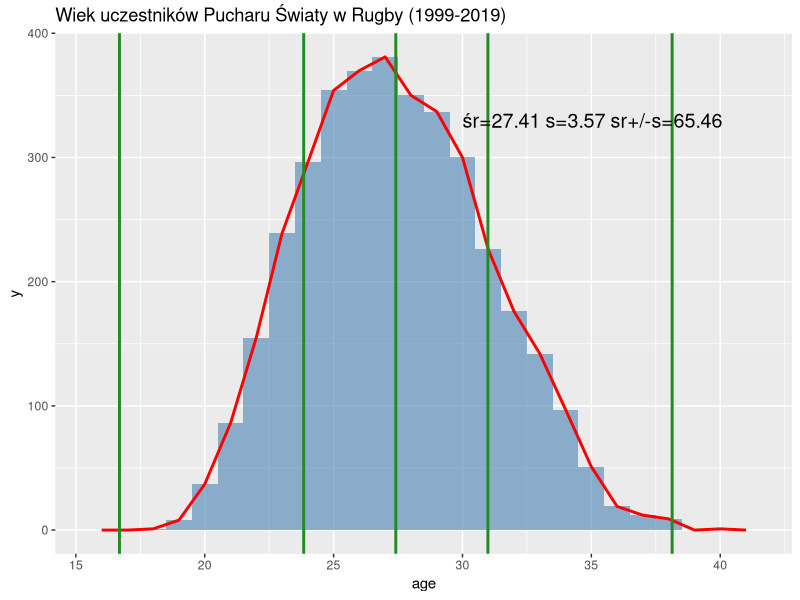
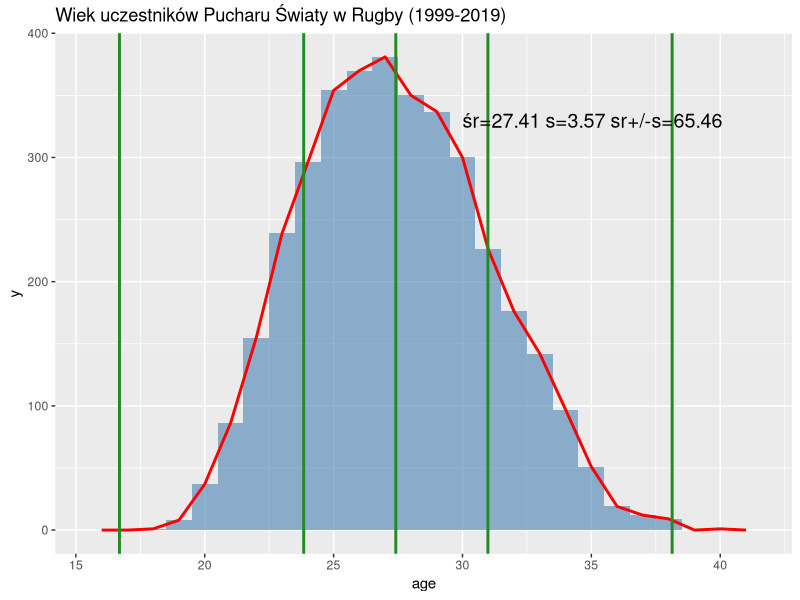

Here is the R script that generated these plots, in order:
library("ggplot2");
library("dplyr");

d <- read.csv("rwc1999-2019.csv", sep = ';',  header=T, na.string="NA");

fivenum(d$weight)

m <- mean(d$age, na.rm=T)
s <- sd(d$age, na.rm=TRUE)

allN <- nrow(d)
dSS <- d %>% filter(age > m - s & age < m +s )  %>% as.data.frame
allS <- nrow(dSS)
p <- allS/allN * 100

ggplot(d, aes(x = age)) + geom_histogram(binwidth = 1, fill="steelblue", alpha=.6) +
  geom_freqpoly(binwidth = 1, color="red", size=1) +
  geom_vline(xintercept = m, colour="forestgreen", size=1) +
  ##
  geom_vline(xintercept = m - 3 * s, colour="forestgreen", size=1) +
  geom_vline(xintercept = m + 3 * s, colour="forestgreen", size=1) +
  geom_vline(xintercept = m - 1 * s, colour="forestgreen", size=1) +
  geom_vline(xintercept = m + 1 * s, colour="forestgreen", size=1) +
  ggtitle("Wiek uczestników Pucharu Światy w Rugby (1999-2019)") +
  annotate("text", x=30, y=330, label=sprintf("śr=%.2f s=%.2f sr+/-s=%.2f", m, s, p ), size=5, color="black", hjust = 0)

ggsave("Rugby.png")
